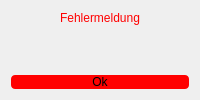
<?xml version="1.0" encoding="UTF-8"?>
<ui version="4.0">
 <class>Fehlermeldung</class>
 <widget class="QDialog" name="Fehlermeldung">
  <property name="windowModality">
   <enum>Qt::WindowModality::ApplicationModal</enum>
  </property>
  <property name="geometry">
   <rect>
    <x>0</x>
    <y>0</y>
    <width>200</width>
    <height>100</height>
   </rect>
  </property>
  <property name="sizePolicy">
   <sizepolicy hsizetype="Fixed" vsizetype="Fixed">
    <horstretch>0</horstretch>
    <verstretch>0</verstretch>
   </sizepolicy>
  </property>
  <property name="minimumSize">
   <size>
    <width>200</width>
    <height>100</height>
   </size>
  </property>
  <property name="maximumSize">
   <size>
    <width>200</width>
    <height>100</height>
   </size>
  </property>
  <property name="windowTitle">
   <string>Fehlermeldung</string>
  </property>
  <layout class="QVBoxLayout" name="verticalLayout_2">
   <item>
    <layout class="QVBoxLayout" name="verticalLayout">
     <item alignment="Qt::AlignmentFlag::AlignHCenter">
      <widget class="QLabel" name="labelDelete">
       <property name="styleSheet">
        <string notr="true">color: red;</string>
       </property>
       <property name="text">
        <string>Fehlermeldung</string>
       </property>
      </widget>
     </item>
     <item>
      <spacer name="verticalSpacer_2">
       <property name="orientation">
        <enum>Qt::Orientation::Vertical</enum>
       </property>
       <property name="sizeHint" stdset="0">
        <size>
         <width>20</width>
         <height>40</height>
        </size>
       </property>
      </spacer>
     </item>
     <item>
      <layout class="QHBoxLayout" name="horizontalLayout">
       <item>
        <widget class="QPushButton" name="pushDiscard">
         <property name="styleSheet">
          <string notr="true">QPushButton{
	background-color: red;
	border-radius: 4px;
}

QPushButton:pressed{
	background-color: rgb(150, 20, 0);
}</string>
         </property>
         <property name="text">
          <string>Ok</string>
         </property>
        </widget>
       </item>
      </layout>
     </item>
    </layout>
   </item>
  </layout>
 </widget>
 <resources/>
 <connections/>
</ui>
